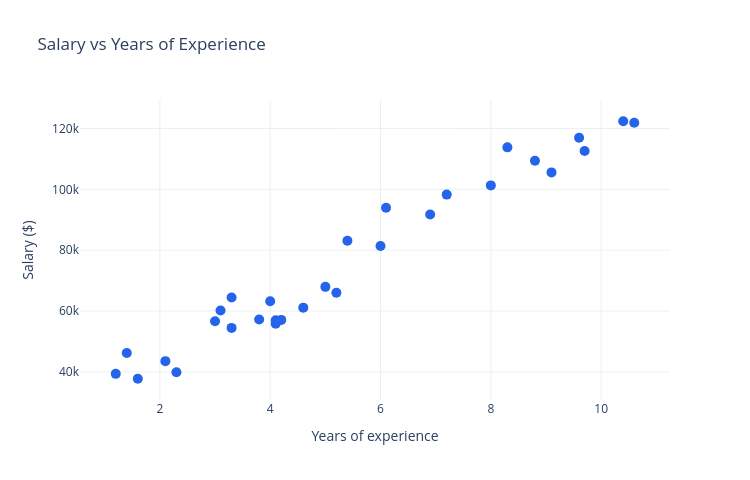

The cell this chart's notebook holds for it:
### Markdown cell above
## Quick Look at the Data

### Code cell
scatter = go.Figure()
scatter.add_trace(go.Scatter(
    x=df["YearsExperience"], y=df["Salary"], mode="markers",
    marker=dict(size=10, color="#2563eb"), name="employees",
    hovertemplate="Experience: %{x} yrs<br>Salary: $%{y:,.0f}<extra></extra>",
))
scatter.update_layout(title="Salary vs Years of Experience", xaxis_title="Years of experience",
                       yaxis_title="Salary ($)", template="plotly_white", width=750, height=480)
scatter.show()

### Figure 1 — Plotly figure (JSON) as saved in the notebook; plotly's stock layout.template omitted (floating-point values rounded to 4 significant figures)
{"data": [{"hovertemplate": "Experience: %{x} yrs<br>Salary: $%{y:,.0f}<extra></extra>", "marker": {"color": "#2563eb", "size": 10}, "mode": "markers", "name": "employees", "type": "scatter", "x": [1.2, 1.4, 1.6, 2.1, 2.3, 3.0, 3.1, 3.3, 3.3, 3.8, 4.0, 4.1, 4.1, 4.2, 4.6, 5.0, 5.2, 5.4, 6.0, 6.1, 6.9, 7.2, 8.0, 8.3, 8.8, 9.1, 9.6, 9.7, 10.4, 10.6], "y": [39340.0, 46210.0, 37730.0, 43530.0, 39890.0, 56640.0, 60150.0, 54450.0, 64450.0, 57190.0, 63220.0, 55800.0, 56960.0, 57080.0, 61110.0, 67940.0, 66030.0, 83090.0, 81360.0, 93940.0, 91740.0, 98270.0, 101300.0, 113800.0, 109400.0, 105600.0, 117000.0, 112600.0, 122400.0, 121900.0]}], "layout": {"height": 480, "title": {"text": "Salary vs Years of Experience"}, "width": 750, "xaxis": {"title": {"text": "Years of experience"}}, "yaxis": {"title": {"text": "Salary ($)"}}}}
